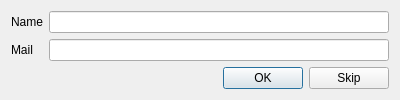
<?xml version="1.0" encoding="UTF-8"?>
<ui version="4.0">
 <class>SetGlobalUserDialog</class>
 <widget class="QDialog" name="SetGlobalUserDialog">
  <property name="geometry">
   <rect>
    <x>0</x>
    <y>0</y>
    <width>400</width>
    <height>97</height>
   </rect>
  </property>
  <property name="windowTitle">
   <string>Global User Setting</string>
  </property>
  <layout class="QVBoxLayout" name="verticalLayout">
   <item>
    <layout class="QFormLayout" name="formLayout">
     <property name="fieldGrowthPolicy">
      <enum>QFormLayout::ExpandingFieldsGrow</enum>
     </property>
     <property name="labelAlignment">
      <set>Qt::AlignLeading|Qt::AlignLeft|Qt::AlignVCenter</set>
     </property>
     <item row="0" column="0">
      <widget class="QLabel" name="label">
       <property name="text">
        <string>Name</string>
       </property>
      </widget>
     </item>
     <item row="0" column="1">
      <widget class="QLineEdit" name="lineEdit_name"/>
     </item>
     <item row="1" column="0">
      <widget class="QLabel" name="label_2">
       <property name="text">
        <string>Mail</string>
       </property>
      </widget>
     </item>
     <item row="1" column="1">
      <widget class="QLineEdit" name="lineEdit_mail"/>
     </item>
    </layout>
   </item>
   <item>
    <layout class="QHBoxLayout" name="horizontalLayout">
     <item>
      <spacer name="horizontalSpacer">
       <property name="orientation">
        <enum>Qt::Horizontal</enum>
       </property>
       <property name="sizeHint" stdset="0">
        <size>
         <width>40</width>
         <height>20</height>
        </size>
       </property>
      </spacer>
     </item>
     <item>
      <widget class="QPushButton" name="pushButton">
       <property name="text">
        <string>OK</string>
       </property>
       <property name="default">
        <bool>true</bool>
       </property>
      </widget>
     </item>
     <item>
      <widget class="QPushButton" name="pushButton_2">
       <property name="text">
        <string>Skip</string>
       </property>
      </widget>
     </item>
    </layout>
   </item>
  </layout>
 </widget>
 <resources/>
 <connections>
  <connection>
   <sender>pushButton</sender>
   <signal>clicked()</signal>
   <receiver>SetGlobalUserDialog</receiver>
   <slot>accept()</slot>
   <hints>
    <hint type="sourcelabel">
     <x>266</x>
     <y>76</y>
    </hint>
    <hint type="destinationlabel">
     <x>271</x>
     <y>120</y>
    </hint>
   </hints>
  </connection>
  <connection>
   <sender>pushButton_2</sender>
   <signal>clicked()</signal>
   <receiver>SetGlobalUserDialog</receiver>
   <slot>reject()</slot>
   <hints>
    <hint type="sourcelabel">
     <x>342</x>
     <y>80</y>
    </hint>
    <hint type="destinationlabel">
     <x>344</x>
     <y>122</y>
    </hint>
   </hints>
  </connection>
 </connections>
</ui>
